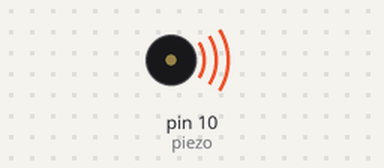
A sketch run on a simulated Arduino Uno, built with avr-gcc and run on an emulated ATmega328P. On the bench: buzzer (waves = sounding).

Above: at 0.15 s.
Timing chart, 0 to 7.4 s (numbered marks = the images above):
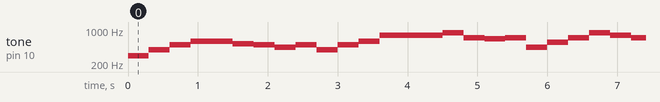

The sketch:

sketch_feb09i.ino
```cpp
// 하울의 움직이는 성
/*
 제목    : 피에조 부저 (Piezo Buzzer) 소리내기
 내용   : 스위치를 누를 때마다, '도레미파솔라시' 음계를 소리내도록 만들어 봅니다.
 */

// 피에조 부저를 10번 핀, 버튼을 5번 핀에 연결합니다.
int piezo = 10;
// int sw = 5;

int numTones = 38l;;
// 음계 표준 주파수(4옥타브) :
int tones[] = {293, 391, 493, 587, 587, 523, 493, 440, 493, 391, 493, 587, 783, 783, 783, 880, 693, 659, 698, 440, 554, 698, 880, 783, 698, 659, 698, 783, 698, 659, 587, 523, 493, 523, 587, 523, 391, 440};

// 실행시 가장 먼저 호출되는 함수이며, 최초 1회만 실행됩니다.
// 변수를 선언하거나 초기화를 위한 코드를 포함합니다.
void setup() {
  // 피에조 부저가 연결된 핀을 OUTPUT으로 설정합니다.
  pinMode(piezo, OUTPUT);
  // 스위치가 연결된 핀의 모드를 INPUT_PULLUP 상태(초기 로직레벨을 HIGH로 설정)로 설정합니다.
  // pinMode(sw, INPUT_PULLUP);
}

// setup() 함수가 호출된 이후, loop() 함수가 호출되며,
// 블록 안의 코드를 무한히 반복 실행됩니다.
void loop() {
  // 스위치가 연결된 핀의 로직레벨이 LOW라면(버튼이 눌렸다면)
  if (digitalRead(piezo) == LOW) {
    for (int i = 0; i < numTones; i++) {
      //numTones(8)의 수만큼 반복 실행합니다.
      // tone함수를 통해 피에조부저에서 소리가 나며 tones[]배열에 있는 주파수에 해당하는 음계가 출력됩니다.
      tone(piezo, tones[i]);
      // 0.5초 동안 대기합니다.
      delay(300);
    }
    // 피에조 부저가 연결된 핀으로부터 square-ware를 생성을 중단하도록 설정합니다.
    noTone(piezo);
  }
}
```

Measured:
- by itself, tone on pin 10 (piezo): plays 293 Hz for 0.30 s, 391 Hz for 0.30 s, 493 Hz for 0.30 s, 587 Hz for 0.60 s, 523 Hz for 0.30 s, 493 Hz for 0.30 s … (398 notes in this stretch)
